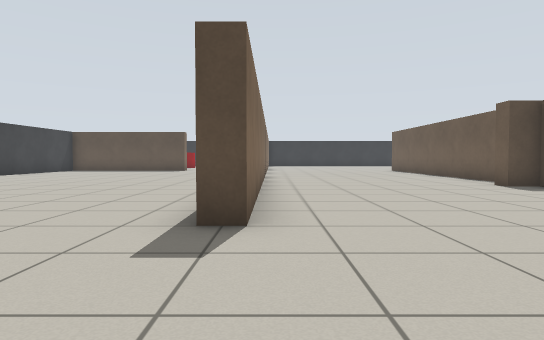
[1] (above)

23 first-person views from a walk through a world built for the Gazebo simulator. The camera is 0.68 m above the floor, tilts 2° down and sees 75° across. The floor is counted in squares, 1 m on a side. Each view is taken from the middle of a square. On the plan, view 1 faces up. The plan holds only what a view shows up to about 10 squares ahead; the rest is blank.

[2]
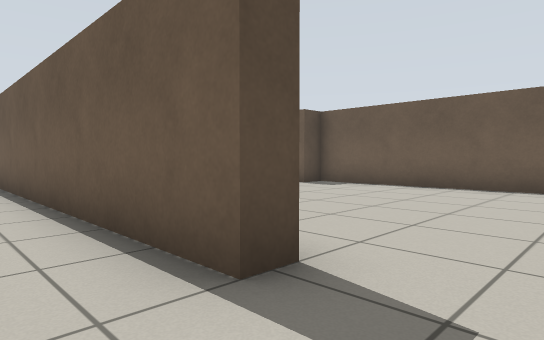

[3]
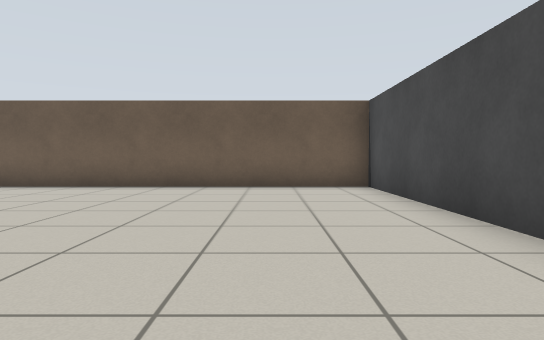

[4]
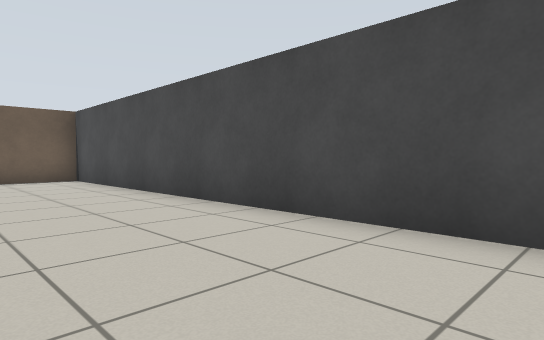

[5]
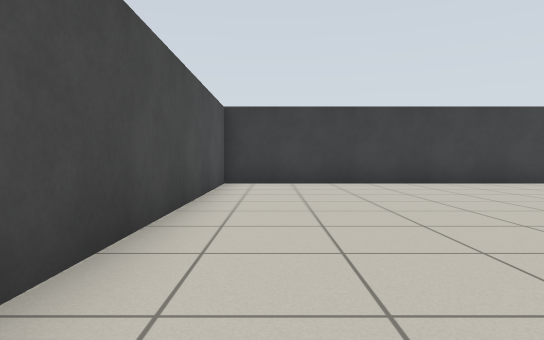

[6]
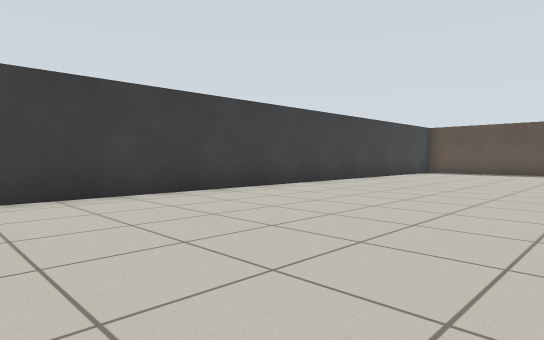

[7]
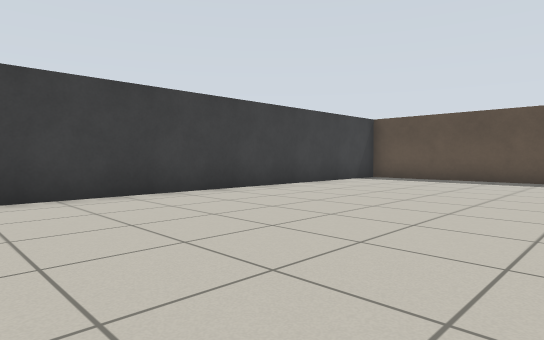

[8]
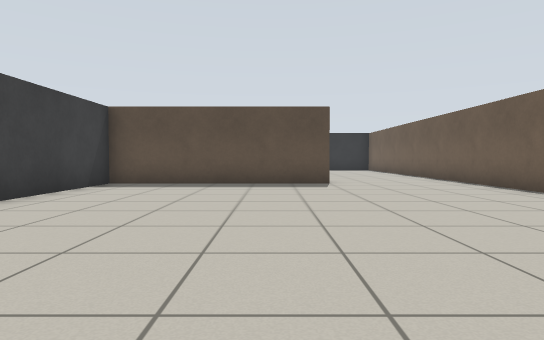

[9]
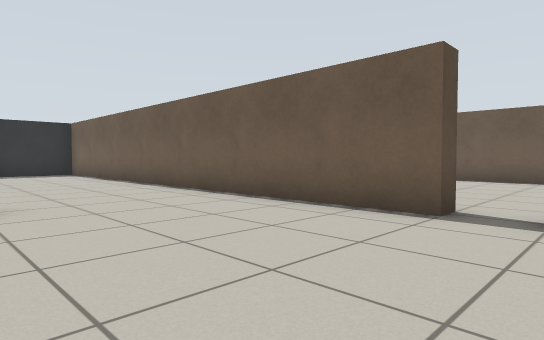

[10]
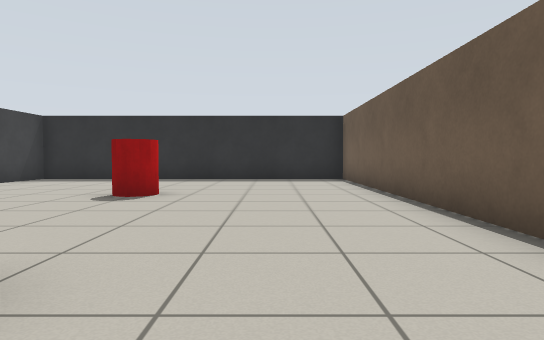

[11]
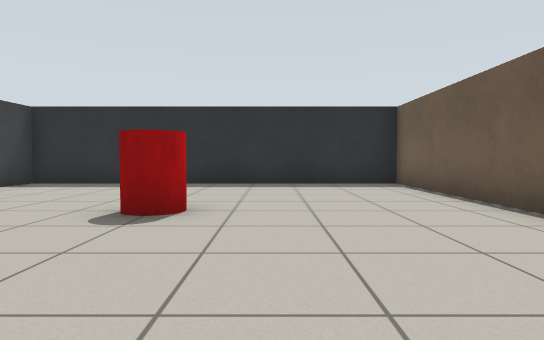

[12]
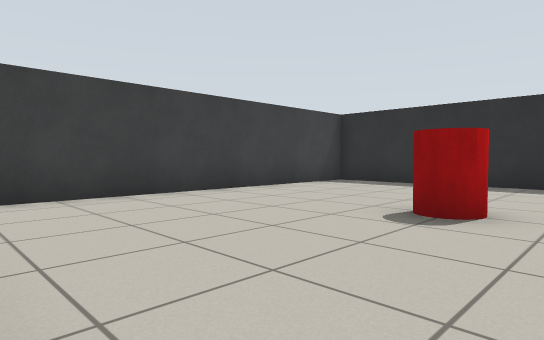

[13]
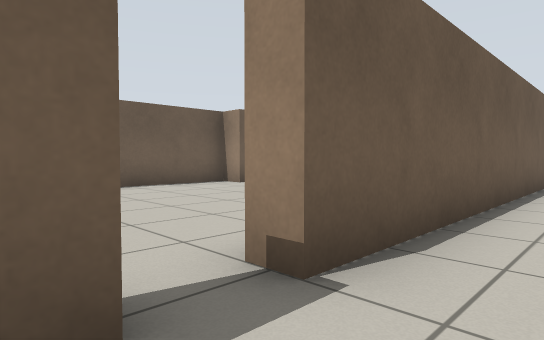

[14]
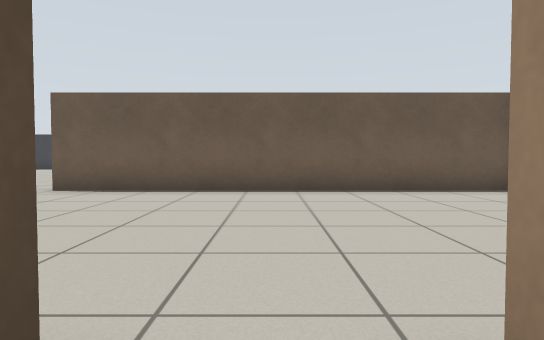

[15]
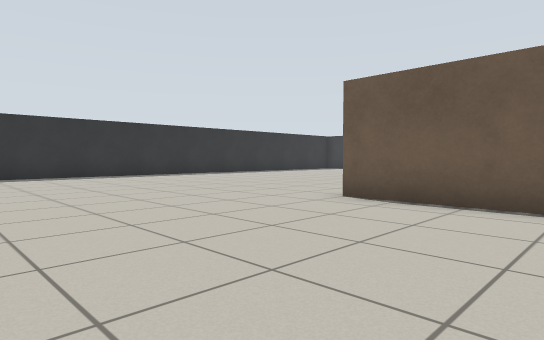

[16]
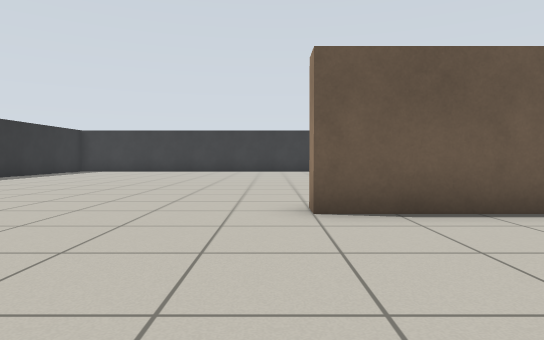

[17]
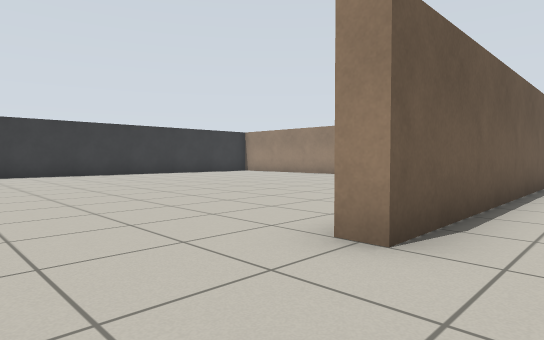

[18]
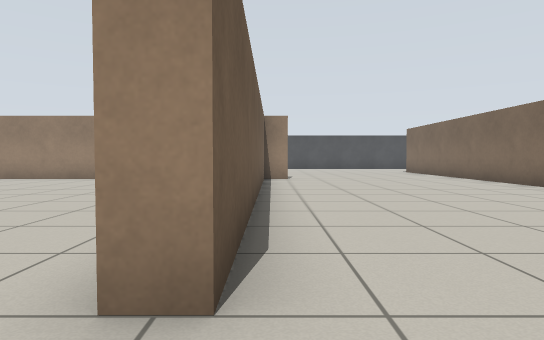

[19]
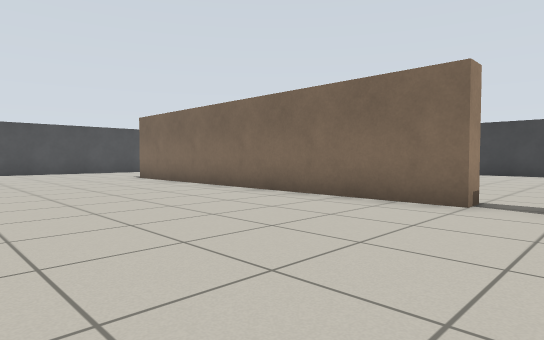

[20]
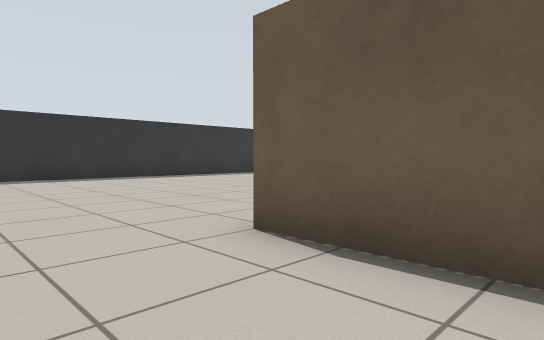

[21]
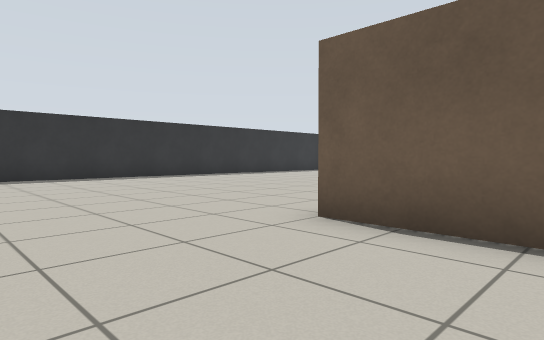

[22]
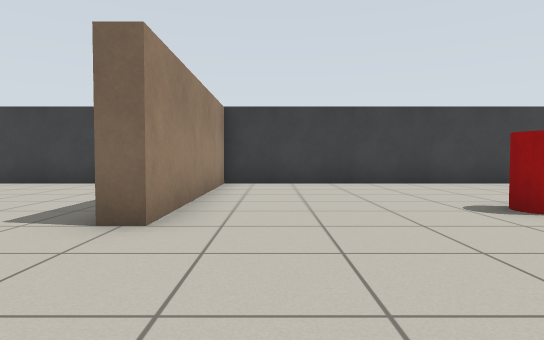

[23]
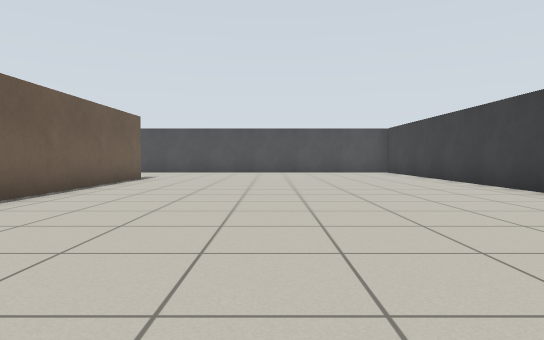

### Floor plan
Points are (right, up) in squares from view 1. A wall is a line through its corners. A room is listed if a view was taken in it or the views show most of it. See-through windows are left out.
Room 1 (views 1, 2, 3, 4, 5, 6, 7, 8, 9, 10, 11, 12, 13, 14, 15, 16, 17, 18, 19, 20, 21, 22, 23)
walls: (-0.1, 14.5) (-0.7, 14.5) (-0.7, 28.3) (-10.2, 28.3) (-10.2, 18.8) (-4.5, 18.8) (-4.5, 18.3) (-10.2, 18.3) (-10.2, -1.3) (6.3, -1.3) (6.3, 8.2) (5.5, 8.2) (5.5, 8.7) (6, 8.7); (-0.3, 13.5) (-0.3, 3.5) (-0.7, 3.5) (-0.7, 13.5) (-0.3, 13.5); (6.3, 9) (6.3, 18.5) (6.8, 18.5); (6, 28.3) (4.5, 28.3)
objects: red cylinder (-6, 23) to (-5, 24)

Positions as (right, up) in squares from view 1, and headings:
1: (0, 0), facing up
2: (-2, 2), facing up-right
3: (-2, 1), facing right
4: (-5, 2), facing down-right
5: (-1, 0), facing left
6: (-4, 2), facing up-left
7: (-4, 7), facing up-left
8: (-6, 9), facing up
9: (-5, 13), facing up-right
10: (-3, 17), facing up
11: (-4, 19), facing up
12: (-4, 19), facing up-left
13: (-2, 15), facing down-right
14: (-1, 14), facing right
15: (1, 15), facing up-right
16: (2, 19), facing right
17: (5, 21), facing down-right
18: (6, 20), facing down
19: (5, 15), facing down-left
20: (4, 16), facing up-right
21: (3, 16), facing up-right
22: (-1, 20), facing left
23: (-5, 15), facing down
